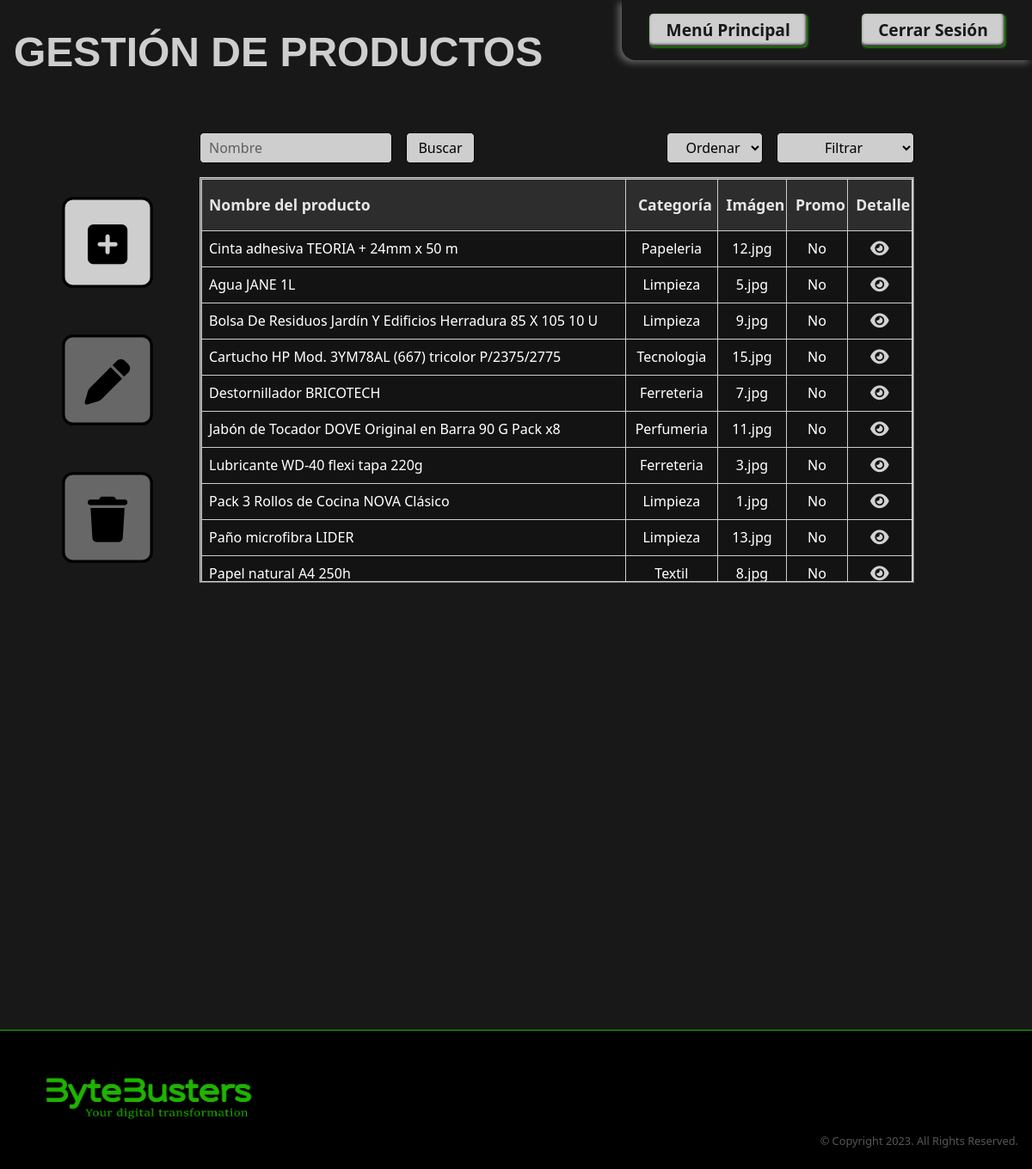
The page /pages/abm-productos.php on the database as committed earlier.
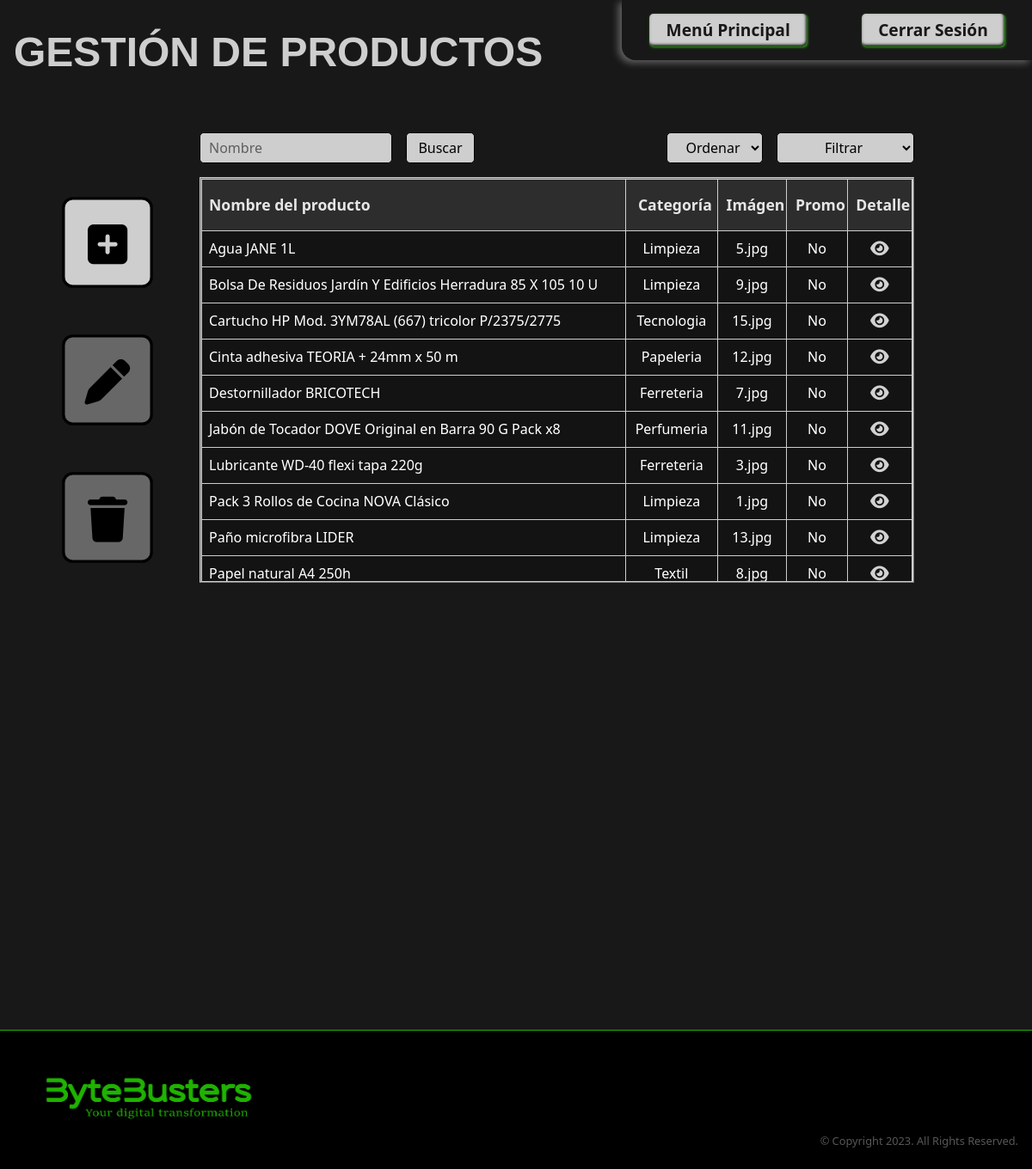
The same page on the database as committed later.
### tables this page shows
CREATE TABLE IF NOT EXISTS `PRODUCTOS`(
  `id` int (11) NOT NULL AUTO_INCREMENT,
  `nombre` varchar(255) NOT NULL,
  `descripcion` varchar(255) NOT NULL,
  `imagen` varchar(255) NOT NULL,
  `precio` decimal NOT NULL,
  `usuario_ci` varchar(8),
  `fecha` TIMESTAMP DEFAULT CURRENT_TIMESTAMP NOT NULL, 
  `activo` boolean NOT NULL DEFAULT 1,
  PRIMARY KEY(`id`),
  FOREIGN KEY(`usuario_ci`)
  REFERENCES `USUARIOS`(`ci`)
);

CREATE TABLE IF NOT EXISTS `PRODUCTOS_has_CATEGORIAS` (
  `PRODUCTOS_id` int(11) NOT NULL,
  `CATEGORIAS_id` int(11)NOT NULL,
   PRIMARY KEY(`PRODUCTOS_id`,`CATEGORIAS_id`),
  FOREIGN KEY(`PRODUCTOS_id`)
  	REFERENCES `PRODUCTOS`(`id`),
  FOREIGN KEY(`CATEGORIAS_id`)
   	REFERENCES `CATEGORIAS`(`id`)
	
);

CREATE TABLE IF NOT EXISTS `CATEGORIAS`(
  `id` int (11) NOT NULL AUTO_INCREMENT,
  `nombre` varchar(255) NOT NULL,
  PRIMARY KEY(`id`)
);

### src/repository/products.repository.php (called while the page is built, shortened)
<?php
function findAllProducts(): array
{
    require realpath(dirname(__FILE__)) . "/../db/conexion.php";
    try {
        $res = $con->query("SELECT * FROM PRODUCTOS ORDER BY nombre ASC");
        $reg = $res->fetchAll(PDO::FETCH_ASSOC);
        return $reg ? $reg : [];
    } catch (Exception $e) {
        die("ERROR SQL in findAllProducts(): " . $e->getMessage());
    }
}
function findProductCategoryByProductId(string $productId): string
{
    require realpath(dirname(__FILE__)) . "/../db/conexion.php";
    try {
        $statement = $con->prepare("SELECT CATEGORIAS_id FROM PRODUCTOS_has_CATEGORIAS WHERE PRODUCTOS_id = :productId");
        $statement->execute(array(':productId' => $productId));
        $reg = $statement->fetch(PDO::FETCH_ASSOC);
        if (!empty($reg)) {
            $statement = $con->prepare("SELECT nombre FROM CATEGORIAS WHERE id = :categoryId");
            $statement->execute(array(':categoryId' => $reg['CATEGORIAS_id']));
            $reg = $statement->fetch(PDO::FETCH_ASSOC);
            return $reg['nombre'] ? $reg['nombre'] : '';
        }
        return '';
    } catch (Exception $e) {
        die("ERROR SQL in findProductCategoryByProductId(): " . $e->getMessage());
    }
}

### src/modules/products/abm-productos.php (the view, shortened to what this page needs)
<?php
function getProductsTableData(): string
{
    require realpath(dirname(__FILE__)) . "/../../repository/products.repository.php";
    $productsData = findAllProducts();
    $productsList = '';
    foreach ($productsData as $product) {
        $category = findProductCategoryByProductId($product['id']);
        $isPromo = findProductPromotionStatus($product['id']);
        $isPromo == 1 ? $isPromo = "Si" : $isPromo = "No";
        $productsList .= '
                            <tr id="' . $product['id'] . '" class="user-select-none align-middle" onclick="selectProductRow(' . $product['id'] . ')">
                                <td class="first-in-table">' . $product['nombre'] . '</td>
                                <td id="' . $category . '">' . $category . '</td>
                                <td>' . $product['imagen'] . '</td>
                                <td>' . $isPromo . '</td>
                                <td><button class="btn-eye"><i class="fa-solid fa-eye"></i></button></td>
                            </tr>';
    }
    return $productsList;
}

Rows that differ between the two databases and show on the page:
changed productos "Cinta adhesiva TEORIA + 24mm x 50 m": moves down the list
